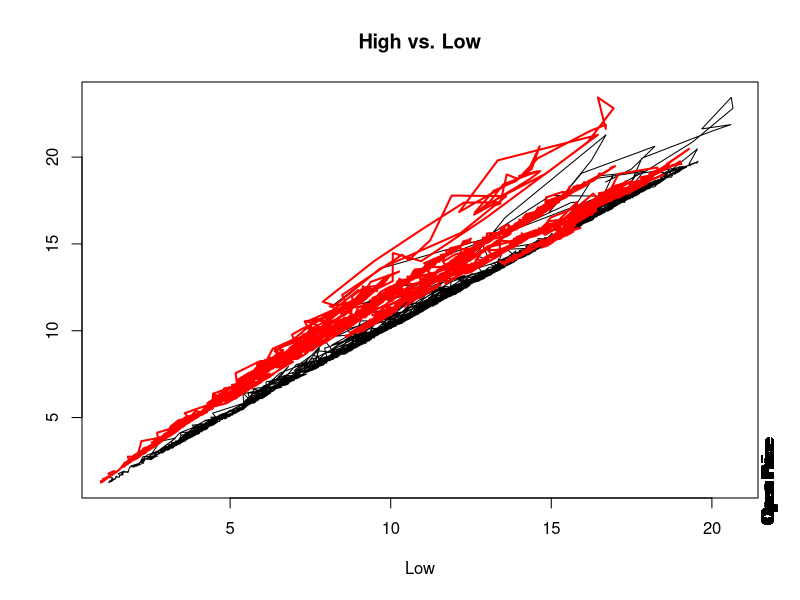
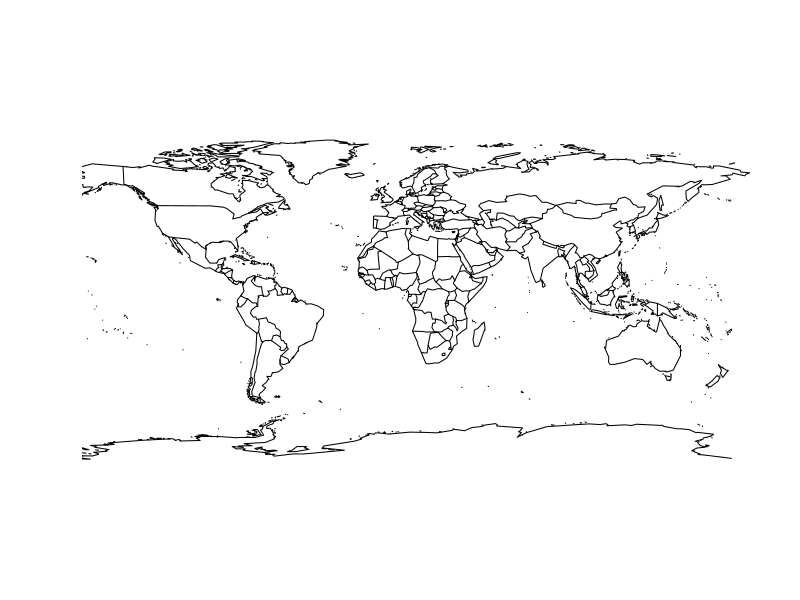
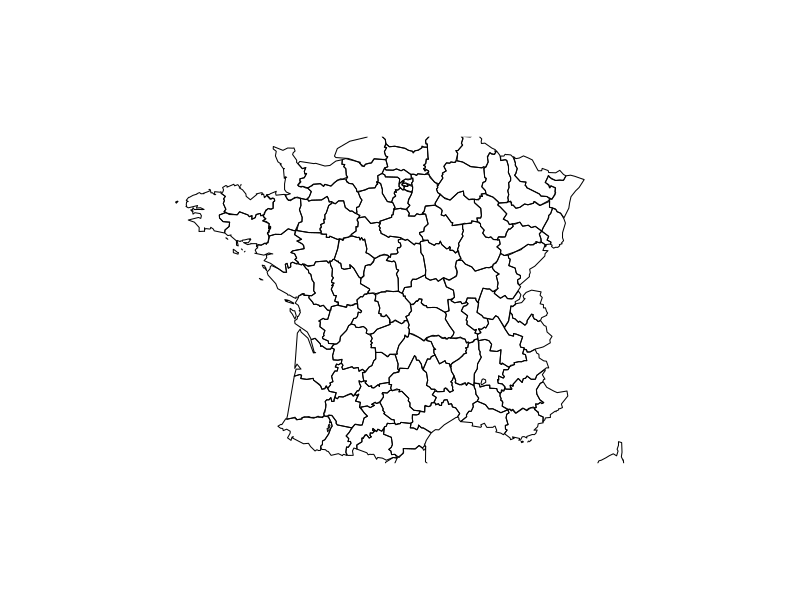
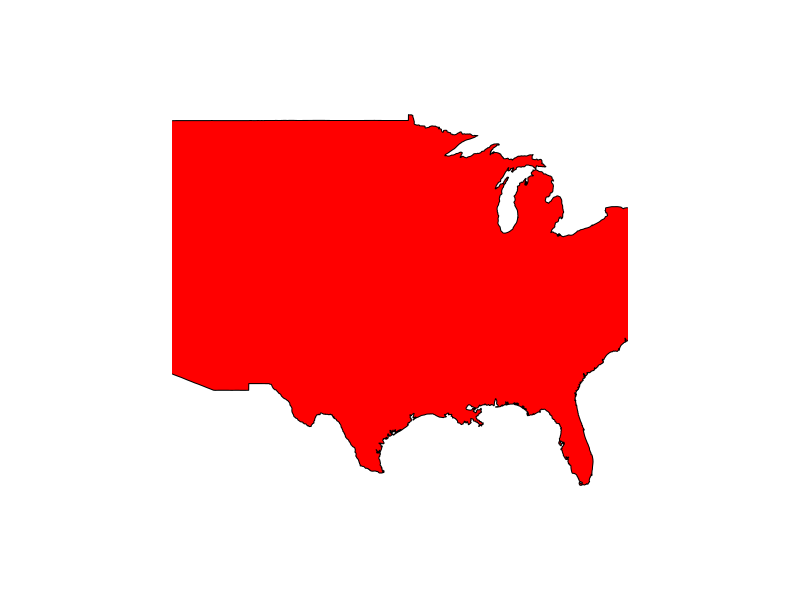

Source code (R) for these figures, in order:
#Lesson 36 - Line Graphs and Maps
install.packages("RColorBrewer")
library(RColorBrewer)

setwd("/Users/jonzimmerman/Desktop/Data Science Course - 2019/Data")
infy=read.csv("INFY.csv")
head(infy)
dim(infy)
colnames(infy)
str(infy)
View(infy)

par(mfrow=c(1,1))
plot(High~Low,data=infy,type='l',main="High vs. Low",ylab="")
mtext(side=4,at=infy$Open[infy$Open],text="Open Price")

#adds another line to a graph
lines(infy$High~infy$Adj.Close,lwd=2,col="red")


install.packages("maps")
library(maps)
#Displays entire world
map()

map("france")
map("usa",fill=TRUE,col=heat.colors(256))
